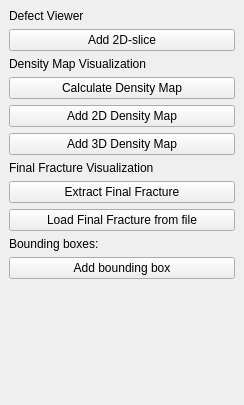
<?xml version="1.0" encoding="UTF-8"?>
<ui version="4.0">
 <class>ToolsDockWidget</class>
 <widget class="QDockWidget" name="ToolsDockWidget">
  <property name="geometry">
   <rect>
    <x>0</x>
    <y>0</y>
    <width>244</width>
    <height>405</height>
   </rect>
  </property>
  <property name="windowTitle">
   <string>Tools</string>
  </property>
  <widget class="QWidget" name="dockWidgetContents">
   <layout class="QVBoxLayout" name="verticalLayout">
    <item>
     <widget class="QLabel" name="label_3">
      <property name="text">
       <string>Defect Viewer</string>
      </property>
     </widget>
    </item>
    <item>
     <widget class="QPushButton" name="pbDefectViewerAdd">
      <property name="text">
       <string>Add 2D-slice</string>
      </property>
      <property name="icon">
       <iconset resource="../../iAnalyse.qrc">
        <normaloff>:/images/4DCT_AddDefectView.png</normaloff>:/images/4DCT_AddDefectView.png</iconset>
      </property>
      <property name="iconSize">
       <size>
        <width>24</width>
        <height>24</height>
       </size>
      </property>
     </widget>
    </item>
    <item>
     <widget class="QLabel" name="label_5">
      <property name="text">
       <string>Density Map Visualization</string>
      </property>
     </widget>
    </item>
    <item>
     <widget class="QPushButton" name="pbCalcDensityMap">
      <property name="text">
       <string>Calculate Density Map</string>
      </property>
     </widget>
    </item>
    <item>
     <widget class="QPushButton" name="pbDensityMapAdd">
      <property name="text">
       <string>Add 2D Density Map</string>
      </property>
      <property name="icon">
       <iconset resource="../../iAnalyse.qrc">
        <normaloff>:/images/4DCT_Map.png</normaloff>:/images/4DCT_Map.png</iconset>
      </property>
      <property name="iconSize">
       <size>
        <width>24</width>
        <height>24</height>
       </size>
      </property>
     </widget>
    </item>
    <item>
     <widget class="QPushButton" name="pbSurfaceViewerAdd">
      <property name="text">
       <string>Add 3D Density Map</string>
      </property>
      <property name="icon">
       <iconset resource="../../iAnalyse.qrc">
        <normaloff>:/images/4DCT_SurfaceVisAdd.png</normaloff>:/images/4DCT_SurfaceVisAdd.png</iconset>
      </property>
      <property name="iconSize">
       <size>
        <width>24</width>
        <height>24</height>
       </size>
      </property>
     </widget>
    </item>
    <item>
     <widget class="QLabel" name="label">
      <property name="text">
       <string>Final Fracture Visualization</string>
      </property>
     </widget>
    </item>
    <item>
     <widget class="QPushButton" name="pbFractureViewerAdd">
      <property name="text">
       <string>Extract Final Fracture</string>
      </property>
      <property name="icon">
       <iconset resource="../../iAnalyse.qrc">
        <normaloff>:/images/4DCT_AddFractureView.png</normaloff>:/images/4DCT_AddFractureView.png</iconset>
      </property>
      <property name="iconSize">
       <size>
        <width>24</width>
        <height>24</height>
       </size>
      </property>
     </widget>
    </item>
    <item>
     <widget class="QPushButton" name="pbFractureViewerLoad">
      <property name="text">
       <string>Load Final Fracture from file</string>
      </property>
      <property name="icon">
       <iconset resource="../../iAnalyse.qrc">
        <normaloff>:/images/4DCT_LoadFractureView.png</normaloff>:/images/4DCT_LoadFractureView.png</iconset>
      </property>
      <property name="iconSize">
       <size>
        <width>24</width>
        <height>24</height>
       </size>
      </property>
     </widget>
    </item>
    <item>
     <widget class="QLabel" name="label_4">
      <property name="text">
       <string>Bounding boxes:</string>
      </property>
     </widget>
    </item>
    <item>
     <widget class="QPushButton" name="pbBoundingBoxAdd">
      <property name="text">
       <string>Add bounding box</string>
      </property>
      <property name="icon">
       <iconset resource="../../iAnalyse.qrc">
        <normaloff>:/images/4DCT_AddBoundingBox.png</normaloff>:/images/4DCT_AddBoundingBox.png</iconset>
      </property>
      <property name="iconSize">
       <size>
        <width>24</width>
        <height>24</height>
       </size>
      </property>
     </widget>
    </item>
    <item>
     <spacer name="verticalSpacer">
      <property name="orientation">
       <enum>Qt::Vertical</enum>
      </property>
      <property name="sizeHint" stdset="0">
       <size>
        <width>20</width>
        <height>40</height>
       </size>
      </property>
     </spacer>
    </item>
   </layout>
  </widget>
 </widget>
 <resources>
  <include location="../../iAnalyse.qrc"/>
 </resources>
 <connections/>
</ui>
